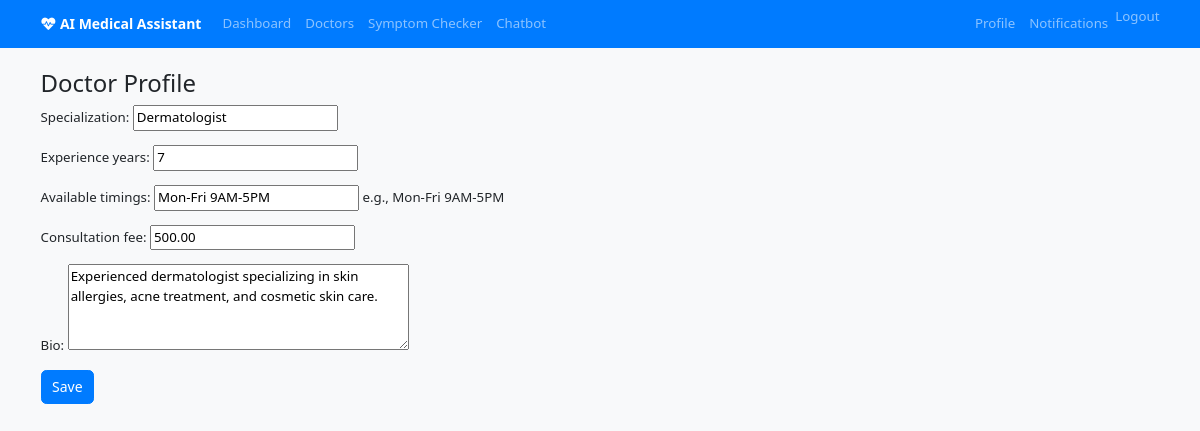
Screenshot of /api/doctors/profile/ (signed in) with the database file from the repository.
### doctors/models.py (models this page shows, shortened)
class Doctor(models.Model):
    user = models.OneToOneField(User, on_delete=models.CASCADE)
    specialization = models.CharField(max_length=100)
    experience_years = models.PositiveIntegerField()
    available_timings = models.CharField(max_length=255, help_text="e.g., Mon-Fri 9AM-5PM")
    consultation_fee = models.DecimalField(max_digits=10, decimal_places=2)
    bio = models.TextField(blank=True)

### doctors/views.py (the view)
# urls.py: path('profile/', views.doctor_profile, name='doctor_profile'),
@login_required
def doctor_profile(request):
    doctor, created = Doctor.objects.get_or_create(user=request.user)
    if request.method == 'POST':
        form = DoctorForm(request.POST, instance=doctor)
        if form.is_valid():
            form.save()
            messages.success(request, 'Profile updated successfully.')
            return redirect('doctor_profile')
    else:
        form = DoctorForm(instance=doctor)
    return render(request, 'doctors/doctor_profile.html', {'form': form})

### doctors/forms.py
class DoctorForm(forms.ModelForm):
    class Meta:
        model = Doctor
        fields = ['specialization', 'experience_years', 'available_timings', 'consultation_fee', 'bio']
        widgets = {
            'bio': forms.Textarea(attrs={'rows': 4}),
        }

### main/context_processors.py (called while the page is built)
def dashboard_url(request):
    if not request.user.is_authenticated:
        return {'dashboard_url': 'dashboard'}
    if Doctor.objects.filter(user=request.user).exists():
        return {'dashboard_url': 'doctor_dashboard'}
    if request.user.is_staff:
        return {'dashboard_url': 'admin:index'}
    return {'dashboard_url': 'dashboard'}

### templates/doctors/doctor_profile.html (shortened to what this page needs)
{% extends 'base.html' %}
{% block content %}
<h2>Doctor Profile</h2>
<form method="post">
    {{ form.as_p }}
    <button type="submit" class="btn btn-primary">Save</button>
</form>
{% endblock %}

### static/css/style.css (style rules this page uses)
html { font-size: 14px; }
body { font-family: 'Segoe UI', Tahoma, Geneva, Verdana, sans-serif; background-color: #eef5ff; font-size: 0.95rem; }
h2 { font-size: clamp(1.4rem, 2vw, 2rem); }
.btn-primary { background-color: #007bff; border-color: #007bff; }

### templates/base.html (style rules this page uses)
body { background-color: #f8f9fa; }
.btn-primary { background-color: #007bff; border-color: #007bff; }

### rows the page displays
Doctor: specialization "Dermatologist", experience_years "7", available_timings "Mon-Fri 9AM-5PM", consultation_fee "500.00", bio "Experienced dermatologist specializing in skin allergies, acne treatment, and cosmetic skin care."
